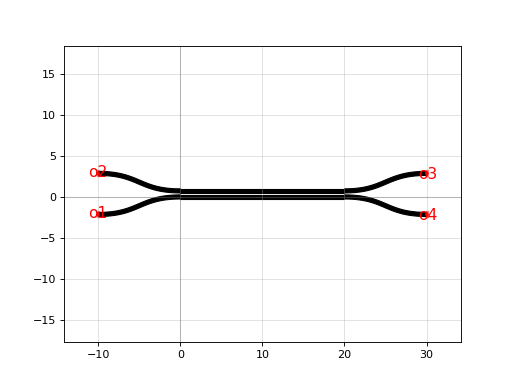

This chart was generated by the following Python code:
import ubcpdk

c = ubcpdk.components.ebeam_dc_te1550(gap=0.236, length=20.0, dy=5.0, dx=10.0)
c.plot()
